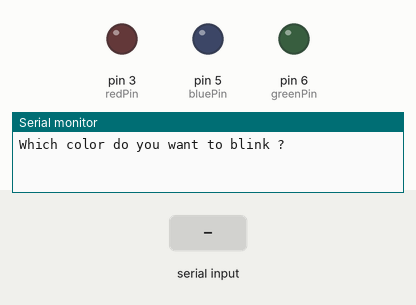
This sketch was run on a simulated Arduino Uno, built with avr-gcc and run on an emulated ATmega328P. On the bench: output pins drawn as LEDs (lit = HIGH), the last lines printed to the serial monitor. The test bench sets the inputs (shaded band).

Above: at 1.2 s.
1.3 s: "red" received over Serial
At 3.4 s:
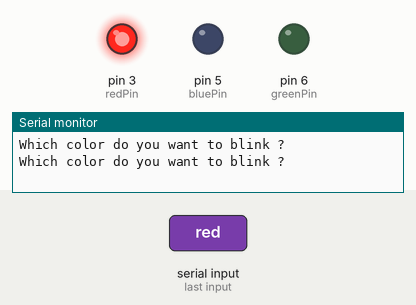
3.8 s: "blue" received over Serial
At 5.3 s:
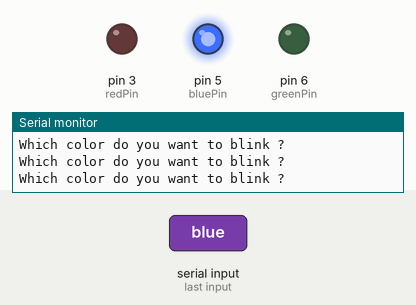
6.3 s: "green" received over Serial
At 8.4 s:
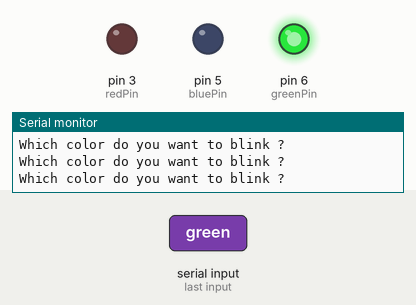
8.8 s: "Red" received over Serial
At 10.3 s:
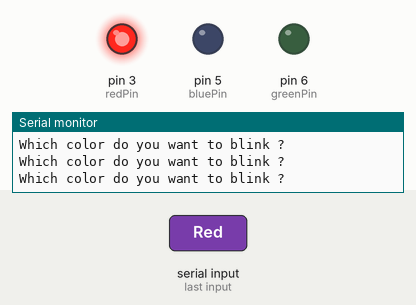
11.3 s: "Blue" received over Serial
At 13.4 s:
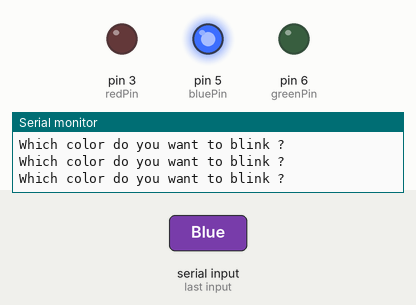
Timing chart, 0 to 14.8 s (numbered marks = the images above; inputs shaded):
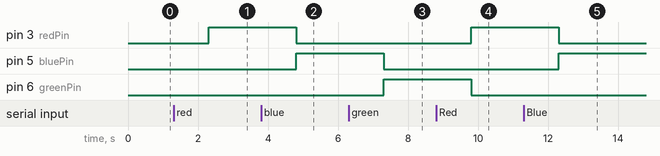

The sketch:

project12_serial_string_LED_controller.ino
```cpp
// Project 12: Serial String LED Controller
// Board: Arduino Uno
// User types a color name in Serial Monitor to turn on the corresponding LED
// Accepts "red"/"Red", "blue"/"Blue", "green"/"Green"
// Components: 3x 200 ohm resistors, red/blue/green LEDs

String color;
String message = "Which color do you want to blink ?";

int redPin   = 3;   // red LED longer leg (anode)
int bluePin  = 5;   // blue LED longer leg (anode)
int greenPin = 6;   // green LED longer leg (anode)
int wait     = 500; // delay in ms

void setup() {
  Serial.begin(9600);
  pinMode(redPin,   OUTPUT);
  pinMode(greenPin, OUTPUT);
  pinMode(bluePin,  OUTPUT);
}

void loop() {
  Serial.println(message);

  while (Serial.available() == 0) {}   // wait for user input

  color = Serial.readString();          // read string from Serial Monitor

  // turn on red LED, turn off others
  if (color == "red" || color == "Red") {
    digitalWrite(redPin,   HIGH);
    digitalWrite(bluePin,  LOW);
    digitalWrite(greenPin, LOW);
  }

  // turn on blue LED, turn off others
  if (color == "blue" || color == "Blue") {
    digitalWrite(redPin,   LOW);
    digitalWrite(bluePin,  HIGH);
    digitalWrite(greenPin, LOW);
  }

  // turn on green LED, turn off others
  if (color == "green" || color == "Green") {
    digitalWrite(redPin,   LOW);
    digitalWrite(bluePin,  LOW);
    digitalWrite(greenPin, HIGH);
  }
}
```

Measured:
- after the input at 1.3 s, pin 3 (redPin): LOW → HIGH after 1.0 s
- after the input at 3.8 s, pin 3 (redPin): HIGH → LOW after 1.0 s; pin 5 (bluePin): LOW → HIGH after 1.0 s
- after the input at 6.3 s, pin 5 (bluePin): HIGH → LOW after 1.0 s; pin 6 (greenPin): LOW → HIGH after 1.0 s
- after the input at 8.8 s, pin 3 (redPin): LOW → HIGH after 1.0 s; pin 6 (greenPin): HIGH → LOW after 1.0 s
- after the input at 11.3 s, pin 3 (redPin): HIGH → LOW after 1.0 s; pin 5 (bluePin): LOW → HIGH after 1.0 s
